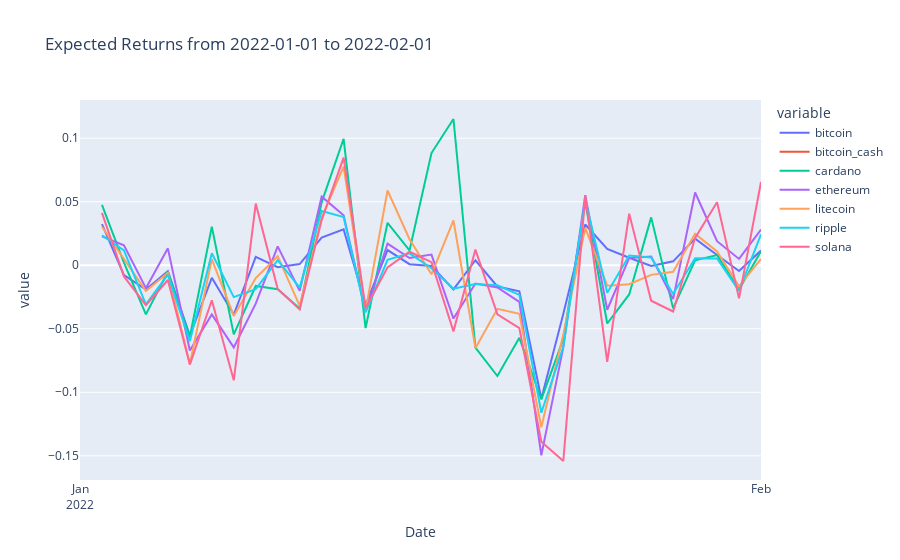

Notebook code cell kept with this figure:
### Markdown cell above
## Simple returns of Top N assets

### Code cell
import plotly.express as px

#transp_topNassets = clsETL.transpose_pivot(_topNassets_df)
#simple_returns_df = cls_etp.get_simple_returns(piv_marketcap_df)
simple_returns_df = clsROR.get_simple_returns(piv_marketcap_df)
_min_date = (simple_returns_df["Date"].min()).date()
_max_date = (simple_returns_df["Date"].max()).date()
_title = "Expected Returns from "+str(_min_date)+" to "+str(_max_date)
fig = px.line(simple_returns_df, x="Date", y=simple_returns_df.columns,
              hover_data={"Date": "|%B %d, %Y"},
              title=_title)
fig.update_xaxes(
    dtick="M1",
    tickformat="%b\n%Y")
fig.show()
